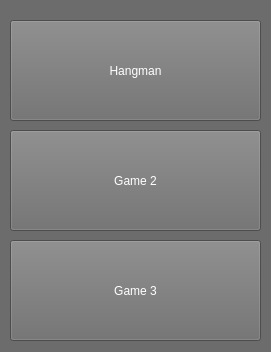
<?xml version="1.0" encoding="UTF-8"?>
<ui version="4.0">
 <class>launcherWin</class>
 <widget class="QWidget" name="launcherWin">
  <property name="geometry">
   <rect>
    <x>0</x>
    <y>0</y>
    <width>271</width>
    <height>352</height>
   </rect>
  </property>
  <property name="windowTitle">
   <string>Games</string>
  </property>
  <property name="styleSheet">
   <string notr="true">background-color: rgb(108, 108, 108);</string>
  </property>
  <widget class="QPushButton" name="game3">
   <property name="geometry">
    <rect>
     <x>10</x>
     <y>240</y>
     <width>251</width>
     <height>101</height>
    </rect>
   </property>
   <property name="cursor">
    <cursorShape>PointingHandCursor</cursorShape>
   </property>
   <property name="mouseTracking">
    <bool>true</bool>
   </property>
   <property name="autoFillBackground">
    <bool>false</bool>
   </property>
   <property name="styleSheet">
    <string notr="true">color: rgb(255, 255, 255);
font: 75 18pt &quot;Arial&quot;;
</string>
   </property>
   <property name="text">
    <string>Game 3</string>
   </property>
   <property name="autoDefault">
    <bool>false</bool>
   </property>
   <property name="default">
    <bool>false</bool>
   </property>
   <property name="flat">
    <bool>false</bool>
   </property>
  </widget>
  <widget class="QPushButton" name="game2">
   <property name="geometry">
    <rect>
     <x>10</x>
     <y>130</y>
     <width>251</width>
     <height>101</height>
    </rect>
   </property>
   <property name="cursor">
    <cursorShape>PointingHandCursor</cursorShape>
   </property>
   <property name="autoFillBackground">
    <bool>false</bool>
   </property>
   <property name="styleSheet">
    <string notr="true">color: rgb(255, 255, 255);
font: 75 18pt &quot;Arial&quot;;</string>
   </property>
   <property name="text">
    <string>Game 2</string>
   </property>
  </widget>
  <widget class="QPushButton" name="hangman">
   <property name="geometry">
    <rect>
     <x>10</x>
     <y>20</y>
     <width>251</width>
     <height>101</height>
    </rect>
   </property>
   <property name="cursor">
    <cursorShape>PointingHandCursor</cursorShape>
   </property>
   <property name="styleSheet">
    <string notr="true">color: rgb(255, 255, 255);
font: 75 18pt &quot;Arial&quot;;</string>
   </property>
   <property name="text">
    <string>Hangman</string>
   </property>
  </widget>
 </widget>
 <resources/>
 <connections/>
</ui>
